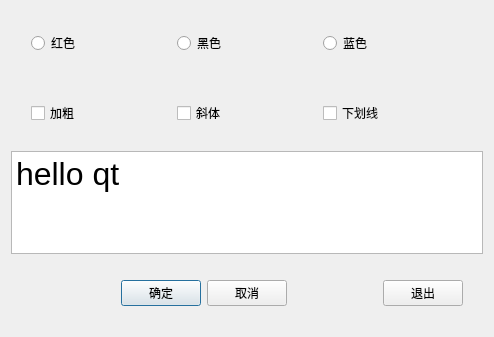
<?xml version="1.0" encoding="UTF-8"?>
<ui version="4.0">
 <class>Dialog</class>
 <widget class="QDialog" name="Dialog">
  <property name="geometry">
   <rect>
    <x>0</x>
    <y>0</y>
    <width>494</width>
    <height>337</height>
   </rect>
  </property>
  <property name="windowTitle">
   <string>Dialog</string>
  </property>
  <layout class="QVBoxLayout" name="verticalLayout">
   <item>
    <layout class="QHBoxLayout" name="horizontalLayout">
     <property name="leftMargin">
      <number>20</number>
     </property>
     <property name="topMargin">
      <number>20</number>
     </property>
     <property name="rightMargin">
      <number>20</number>
     </property>
     <property name="bottomMargin">
      <number>20</number>
     </property>
     <item>
      <widget class="QRadioButton" name="rBtnRed">
       <property name="text">
        <string>红色</string>
       </property>
      </widget>
     </item>
     <item>
      <widget class="QRadioButton" name="rBtnBlack">
       <property name="text">
        <string>黑色</string>
       </property>
      </widget>
     </item>
     <item>
      <widget class="QRadioButton" name="rBtnBlue">
       <property name="text">
        <string>蓝色</string>
       </property>
      </widget>
     </item>
    </layout>
   </item>
   <item>
    <layout class="QHBoxLayout" name="horizontalLayout_3">
     <property name="sizeConstraint">
      <enum>QLayout::SetDefaultConstraint</enum>
     </property>
     <property name="leftMargin">
      <number>20</number>
     </property>
     <property name="topMargin">
      <number>20</number>
     </property>
     <property name="rightMargin">
      <number>20</number>
     </property>
     <property name="bottomMargin">
      <number>20</number>
     </property>
     <item>
      <widget class="QCheckBox" name="chkBoxBold">
       <property name="text">
        <string>加粗</string>
       </property>
      </widget>
     </item>
     <item>
      <widget class="QCheckBox" name="chkBoxItalic">
       <property name="text">
        <string>斜体</string>
       </property>
      </widget>
     </item>
     <item>
      <widget class="QCheckBox" name="chkBoxUnder">
       <property name="text">
        <string>下划线</string>
       </property>
      </widget>
     </item>
    </layout>
   </item>
   <item>
    <widget class="QPlainTextEdit" name="textEdit">
     <property name="font">
      <font>
       <pointsize>24</pointsize>
      </font>
     </property>
     <property name="plainText">
      <string>hello qt
</string>
     </property>
    </widget>
   </item>
   <item>
    <layout class="QHBoxLayout" name="horizontalLayout_2">
     <property name="leftMargin">
      <number>20</number>
     </property>
     <property name="topMargin">
      <number>20</number>
     </property>
     <property name="rightMargin">
      <number>20</number>
     </property>
     <property name="bottomMargin">
      <number>20</number>
     </property>
     <item>
      <spacer name="horizontalSpacer_2">
       <property name="orientation">
        <enum>Qt::Horizontal</enum>
       </property>
       <property name="sizeHint" stdset="0">
        <size>
         <width>40</width>
         <height>20</height>
        </size>
       </property>
      </spacer>
     </item>
     <item>
      <widget class="QPushButton" name="btnOK">
       <property name="text">
        <string>确定</string>
       </property>
      </widget>
     </item>
     <item>
      <widget class="QPushButton" name="btnCancel">
       <property name="text">
        <string>取消</string>
       </property>
      </widget>
     </item>
     <item>
      <spacer name="horizontalSpacer">
       <property name="orientation">
        <enum>Qt::Horizontal</enum>
       </property>
       <property name="sizeHint" stdset="0">
        <size>
         <width>40</width>
         <height>20</height>
        </size>
       </property>
      </spacer>
     </item>
     <item>
      <widget class="QPushButton" name="btnClose">
       <property name="text">
        <string>退出</string>
       </property>
      </widget>
     </item>
    </layout>
   </item>
  </layout>
  <zorder></zorder>
  <zorder>textEdit</zorder>
 </widget>
 <layoutdefault spacing="6" margin="11"/>
 <resources/>
 <connections>
  <connection>
   <sender>btnOK</sender>
   <signal>clicked()</signal>
   <receiver>Dialog</receiver>
   <slot>accept()</slot>
   <hints>
    <hint type="sourcelabel">
     <x>162</x>
     <y>297</y>
    </hint>
    <hint type="destinationlabel">
     <x>53</x>
     <y>297</y>
    </hint>
   </hints>
  </connection>
  <connection>
   <sender>btnCancel</sender>
   <signal>clicked()</signal>
   <receiver>Dialog</receiver>
   <slot>reject()</slot>
   <hints>
    <hint type="sourcelabel">
     <x>271</x>
     <y>295</y>
    </hint>
    <hint type="destinationlabel">
     <x>337</x>
     <y>309</y>
    </hint>
   </hints>
  </connection>
  <connection>
   <sender>btnClose</sender>
   <signal>clicked()</signal>
   <receiver>Dialog</receiver>
   <slot>close()</slot>
   <hints>
    <hint type="sourcelabel">
     <x>438</x>
     <y>298</y>
    </hint>
    <hint type="destinationlabel">
     <x>481</x>
     <y>300</y>
    </hint>
   </hints>
  </connection>
 </connections>
</ui>
